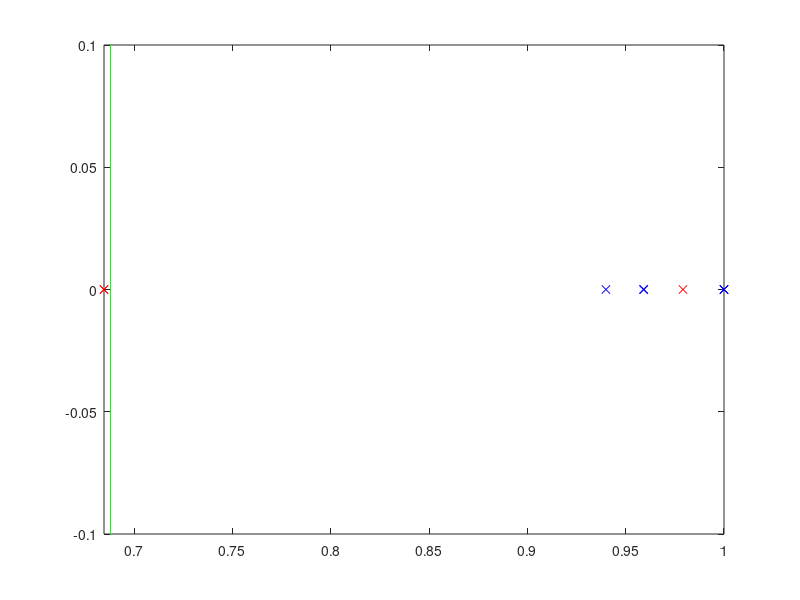

Write MATLAB code to recreate this figure.
hold off;
x0p = [1.0 1.0 1.0 0.9591433820921584 0.9591433820921584 0.9399419573878857 ];
x0n = [0.6846890431714244 0.6846890431714244 0.979145672398816 ];
w0 = 927.3046932220459;
hold off;
zrp = zeros(1,length(x0p));
zrn = zeros(1,length(x0n));
plot(x0p,zrp,'xb');
hold on;
plot(x0n,zrn,'xr');
xc=[0.6879826132507728 0.6879826132507728];
yc=[-1 1];
plot(xc,yc,'g');
axis([min([x0p x0n]) max([x0p x0n]) -0.1 0.1]);
